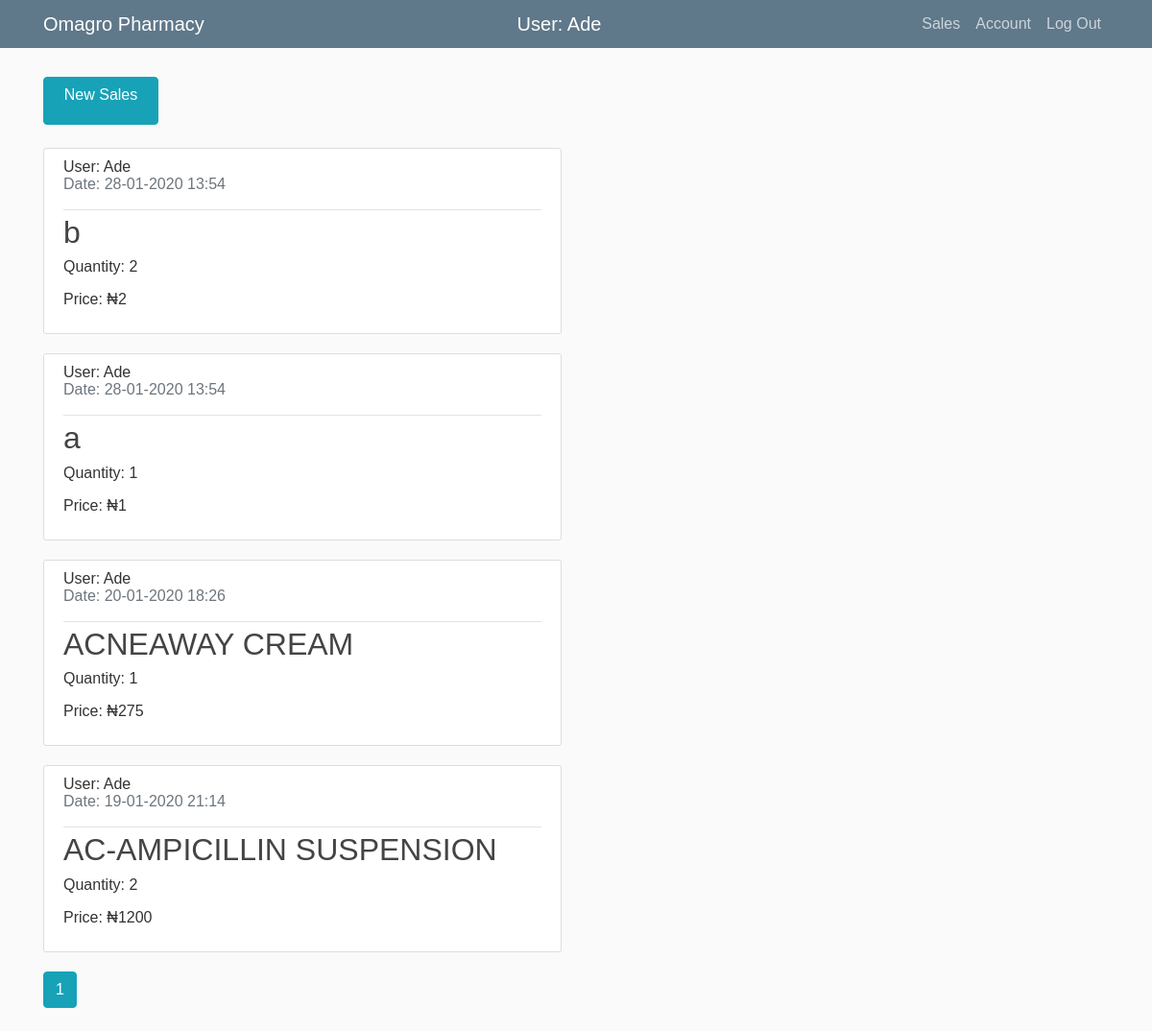
The app's page /sales (signed in) with its own data.
### sales_project/models.py (models this page shows, shortened)
class User(db.Model, UserMixin):
    id = db.Column(db.Integer, primary_key=True)
    name = db.Column(db.String(20), unique=True, nullable=False)
    password = db.Column(db.String(60), nullable=False)
    sales = db.relationship('Sales', backref='author', lazy=True)

class Sales(db.Model):
    id = db.Column(db.Integer, primary_key=True)
    name_of_item = db.Column(db.String(100), nullable=False)
    quantity = db.Column(db.String, nullable=False)
    price = db.Column(db.Integer, nullable=False)
    seller = db.Column(db.Integer, db.ForeignKey('user.id'), nullable=False)
    date_sold = db.Column(db.DateTime, nullable=False, default=datetime.now)

### sales_project/routes.py (the view)
@app.route('/sales')
@login_required
def sales():
    page = request.args.get('page', 1, type=int)
    all_sales = Sales.query.order_by(Sales.date_sold.desc()).paginate(page=page, per_page=7)
    return render_template('sales.html', title='Sales', all_sales=all_sales)

### sales_project/models.py (called while the page is built)
@login_manager.user_loader
def load_user(user_id):
    return User.query.get(int(user_id))

### sales_project/templates/sales.html (shortened to what this page needs)
{% extends 'layout.html' %}
{% block content %}
    {% if current_user.name != 'Adekunle' %}
        <a class="btn btn-info mb-4" href="{{ url_for('new_sales') }}" style="width:120px; height:50px;">New Sales</a>
    {% endif %}
    {% for sale in all_sales.items %}
        <article class="media content-section">
          <div class="media-body">
            <div class="article-metadata">
              <a class="mr-2" >User: {{ sale.author.name }}</a>
              <p class="text-muted">Date: {{ sale.date_sold.strftime('%d-%m-%Y %H:%M') }}</p>
            </div>
            <h2 class="article-title">{{ sale.name_of_item }}</h2>
            <p class="article-content">Quantity: {{ sale.quantity }}</p>
            <p class="article-content">Price: ₦{{ sale.price }}</p>
          </div>
        </article>
    {% endfor %}
    {% for page_num in all_sales.iter_pages(left_edge=2, right_edge=2, left_current=1, right_current=2) %}
        {% if page_num %}
            {% if all_sales.page == page_num %}
                <a class="btn btn-info mb-4" href="{{ url_for('sales', page=page_num) }}">{{ page_num }}</a>
            {% else %}
                <a class="btn btn-outline-info mb-4" href="{{ url_for('sales', page=page_num) }}">{{ page_num }}</a>
            {% endif %}
        {% endif %}
    {% endfor %}
{% endblock %}

### sales_project/templates/layout.html (shortened to what this page needs)
<!DOCTYPE html>
<html lang="en">
<head>
    <link rel="stylesheet" type="text/css" href="{{ url_for('static', filename='bootstrap.css') }}">
    <link rel="stylesheet" type="text/css" href="{{ url_for('static', filename='main.css') }}">
</head>
<body>
    <header class="site-header">
      <nav class="navbar navbar-expand-md navbar-dark bg-steel fixed-top">
        <div class="container">
          <a class="navbar-brand mr-4" href="/">Omagro Pharmacy</a>
            {% if current_user.is_authenticated %}
                {%if current_user.name == 'Adekunle' %}
                    <a class="navbar-brand mr-4">Admin</a>
                {% else %}
                    <a class="navbar-brand mr-4">User: {{ current_user.name }}</a>
                {% endif %}
            {% endif %}
          <div class="navbar-nav">
              {% if current_user.is_authenticated %}
                  {% if current_user.name == 'Adekunle' %}
                      <a class="nav-item nav-link" href="{{ url_for('admin') }}">Admin Page</a>
                      <a class="nav-item nav-link" href="{{ url_for('sales') }}">Sales</a>
                      <div class="navbar-nav">
                          <div class="dropdown">
                            <button type="button" class="btn btn-secondary dropdown-toggle" data-toggle="dropdown">
                              More Actions
                            </button>
                            <div class="dropdown-menu">
                                <a class="dropdown-item" href="{{ url_for('new_product') }}">Add a new product</a>
                                <a class="dropdown-item" href="{{ url_for('edit_product') }}">Edit a product</a>
                                <a class="dropdown-item" href="{{ url_for('previous_sales') }}">Previous Sales</a>
                                <a class="dropdown-item" href="{{ url_for('account') }}">Account</a>
                                <a class="dropdown-item" href="{{ url_for('logout') }}">Log Out</a>
                            </div>
                          </div>
                      </div>
                  {% else %}
                      <a class="nav-item nav-link" href="{{ url_for('sales') }}">Sales</a>
                      <a class="nav-item nav-link" href="{{ url_for('account') }}">Account</a>
                      <a class="nav-item nav-link" href="{{ url_for('logout') }}">Log Out</a>
                  {% endif %}
              {% else %}
                  <a class="nav-item nav-link" href="{{ url_for('login') }}">Login</a>
                  <a class="nav-item nav-link" href="{{ url_for('register') }}">Register</a>
                  <a class="nav-item nav-link" href="{{ url_for('admin_login') }}">Admin</a>
              {% endif %}
            </div>
          </div>
      </nav>
    </header>
    <main role="main" class="container">
        <div class="row">
            <div class="col-md-6">
                {% block content %}{% endblock %}
            </div>
        </div>
    </main>
</body>
</html>

### sales_project/static/main.css (style rules this page uses)
body { background: #fafafa; color: #333333; margin-top: 5rem; }
h1, h2, h3, h4, h5, h6 { color: #444444; }
.bg-steel { background-color: #5f788a; }
.site-header .navbar-nav .nav-link { color: #cbd5db; }
.content-section { background: #ffffff; padding: 10px 20px; border: 1px solid #dddddd; border-radius: 3px; margin-bottom: 20px; }
.article-title { color: #444444; }
.article-content { white-space: pre-line; }
.article-metadata { padding-bottom: 1px; margin-bottom: 4px; border-bottom: 1px solid #e3e3e3 }
* { box-sizing: border-box; }
body { font: 16px Arial; }

### records on screen
User: name "Ade"
Sales: author.name "Ade", date_sold "28-01-2020 13:54", name_of_item "b", quantity "2", price "2"
Sales: author.name "Ade", date_sold "28-01-2020 13:54", name_of_item "a", quantity "1", price "1"
Sales: author.name "Ade", date_sold "20-01-2020 18:26", name_of_item "ACNEAWAY CREAM", quantity "1", price "275"
Sales: author.name "Ade", date_sold "19-01-2020 21:14", name_of_item "AC-AMPICILLIN SUSPENSION", quantity "2", price "1200"

### other values on screen
{{ page_num }} "1"
